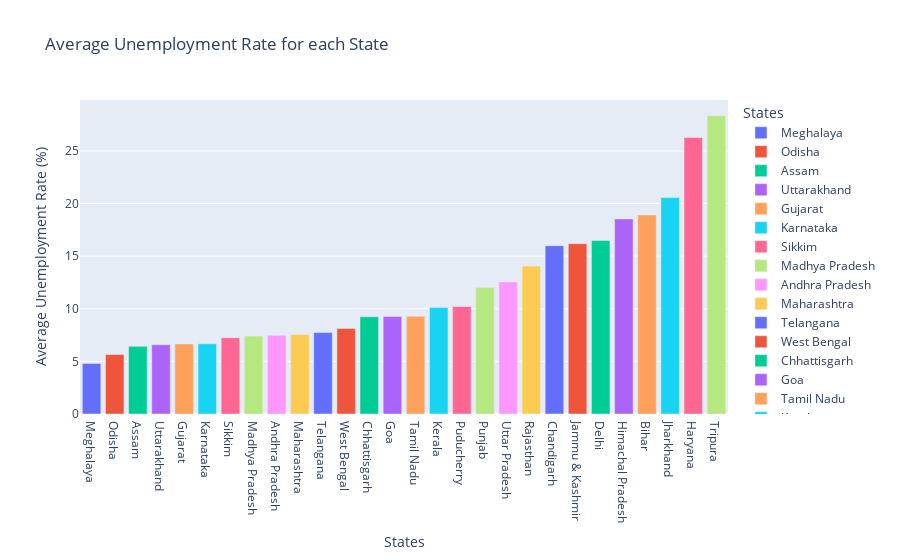

The cell this chart's notebook holds for it:
### Markdown cell above
Overall unemployment rate was high for :-

   - Tripura
   - Haryana
   - Jharkhand
   - Bihar

Overall Lowest unemployment rate was for :-

- Meghalaya
- Odisha
- Assam
- Utarakhand

### Code cell
# Bar plot of average of Unemployment rate by states

df_unemp = df[['Est_Unemp_Rate' , 'States']].groupby('States').mean().reset_index().sort_values('Est_Unemp_Rate')

fig2 = px.bar(df_unemp , x='States' , y='Est_Unemp_Rate' , color='States',
              labels={'States':'States',
                      'Est_Unemp_Rate':'Average Unemployment Rate (%)'},
                      title="Average Unemployment Rate for each State")
fig2.show()

### Figure 1 — Plotly figure (JSON) as saved in the notebook; plotly's stock layout.template omitted (floating-point values rounded to 4 significant figures)
{"data": [{"alignmentgroup": "True", "hovertemplate": "States=%{x}<br>Average Unemployment Rate (%)=%{y}<extra></extra>", "legendgroup": "Meghalaya", "marker": {"color": "#636efa", "pattern": {"shape": ""}}, "name": "Meghalaya", "offsetgroup": "Meghalaya", "orientation": "v", "showlegend": true, "textposition": "auto", "type": "bar", "x": ["Meghalaya"], "xaxis": "x", "y": [4.799], "yaxis": "y"}, {"alignmentgroup": "True", "hovertemplate": "States=%{x}<br>Average Unemployment Rate (%)=%{y}<extra></extra>", "legendgroup": "Odisha", "marker": {"color": "#EF553B", "pattern": {"shape": ""}}, "name": "Odisha", "offsetgroup": "Odisha", "orientation": "v", "showlegend": true, "textposition": "auto", "type": "bar", "x": ["Odisha"], "xaxis": "x", "y": [5.658], "yaxis": "y"}, {"alignmentgroup": "True", "hovertemplate": "States=%{x}<br>Average Unemployment Rate (%)=%{y}<extra></extra>", "legendgroup": "Assam", "marker": {"color": "#00cc96", "pattern": {"shape": ""}}, "name": "Assam", "offsetgroup": "Assam", "orientation": "v", "showlegend": true, "textposition": "auto", "type": "bar", "x": ["Assam"], "xaxis": "x", "y": [6.428], "yaxis": "y"}, {"alignmentgroup": "True", "hovertemplate": "States=%{x}<br>Average Unemployment Rate (%)=%{y}<extra></extra>", "legendgroup": "Uttarakhand", "marker": {"color": "#ab63fa", "pattern": {"shape": ""}}, "name": "Uttarakhand", "offsetgroup": "Uttarakhand", "orientation": "v", "showlegend": true, "textposition": "auto", "type": "bar", "x": ["Uttarakhand"], "xaxis": "x", "y": [6.583], "yaxis": "y"}, {"alignmentgroup": "True", "hovertemplate": "States=%{x}<br>Average Unemployment Rate (%)=%{y}<extra></extra>", "legendgroup": "Gujarat", "marker": {"color": "#FFA15A", "pattern": {"shape": ""}}, "name": "Gujarat", "offsetgroup": "Gujarat", "orientation": "v", "showlegend": true, "textposition": "auto", "type": "bar", "x": ["Gujarat"], "xaxis": "x", "y": [6.664], "yaxis": "y"}, {"alignmentgroup": "True", "hovertemplate": "States=%{x}<br>Average Unemployment Rate (%)=%{y}<extra></extra>", "legendgroup": "Karnataka", "marker": {"color": "#19d3f3", "pattern": {"shape": ""}}, "name": "Karnataka", "offsetgroup": "Karnataka", "orientation": "v", "showlegend": true, "textposition": "auto", "type": "bar", "x": ["Karnataka"], "xaxis": "x", "y": [6.676], "yaxis": "y"}, {"alignmentgroup": "True", "hovertemplate": "States=%{x}<br>Average Unemployment Rate (%)=%{y}<extra></extra>", "legendgroup": "Sikkim", "marker": {"color": "#FF6692", "pattern": {"shape": ""}}, "name": "Sikkim", "offsetgroup": "Sikkim", "orientation": "v", "showlegend": true, "textposition": "auto", "type": "bar", "x": ["Sikkim"], "xaxis": "x", "y": [7.249], "yaxis": "y"}, {"alignmentgroup": "True", "hovertemplate": "States=%{x}<br>Average Unemployment Rate (%)=%{y}<extra></extra>", "legendgroup": "Madhya Pradesh", "marker": {"color": "#B6E880", "pattern": {"shape": ""}}, "name": "Madhya Pradesh", "offsetgroup": "Madhya Pradesh", "orientation": "v", "showlegend": true, "textposition": "auto", "type": "bar", "x": ["Madhya Pradesh"], "xaxis": "x", "y": [7.406], "yaxis": "y"}, {"alignmentgroup": "True", "hovertemplate": "States=%{x}<br>Average Unemployment Rate (%)=%{y}<extra></extra>", "legendgroup": "Andhra Pradesh", "marker": {"color": "#FF97FF", "pattern": {"shape": ""}}, "name": "Andhra Pradesh", "offsetgroup": "Andhra Pradesh", "orientation": "v", "showlegend": true, "textposition": "auto", "type": "bar", "x": ["Andhra Pradesh"], "xaxis": "x", "y": [7.477], "yaxis": "y"}, {"alignmentgroup": "True", "hovertemplate": "States=%{x}<br>Average Unemployment Rate (%)=%{y}<extra></extra>", "legendgroup": "Maharashtra", "marker": {"color": "#FECB52", "pattern": {"shape": ""}}, "name": "Maharashtra", "offsetgroup": "Maharashtra", "orientation": "v", "showlegend": true, "textposition": "auto", "type": "bar", "x": ["Maharashtra"], "xaxis": "x", "y": [7.558], "yaxis": "y"}, {"alignmentgroup": "True", "hovertemplate": "States=%{x}<br>Average Unemployment Rate (%)=%{y}<extra></extra>", "legendgroup": "Telangana", "marker": {"color": "#636efa", "pattern": {"shape": ""}}, "name": "Telangana", "offsetgroup": "Telangana", "orientation": "v", "showlegend": true, "textposition": "auto", "type": "bar", "x": ["Telangana"], "xaxis": "x", "y": [7.738], "yaxis": "y"}, {"alignmentgroup": "True", "hovertemplate": "States=%{x}<br>Average Unemployment Rate (%)=%{y}<extra></extra>", "legendgroup": "West Bengal", "marker": {"color": "#EF553B", "pattern": {"shape": ""}}, "name": "West Bengal", "offsetgroup": "West Bengal", "orientation": "v", "showlegend": true, "textposition": "auto", "type": "bar", "x": ["West Bengal"], "xaxis": "x", "y": [8.125], "yaxis": "y"}, {"alignmentgroup": "True", "hovertemplate": "States=%{x}<br>Average Unemployment Rate (%)=%{y}<extra></extra>", "legendgroup": "Chhattisgarh", "marker": {"color": "#00cc96", "pattern": {"shape": ""}}, "name": "Chhattisgarh", "offsetgroup": "Chhattisgarh", "orientation": "v", "showlegend": true, "textposition": "auto", "type": "bar", "x": ["Chhattisgarh"], "xaxis": "x", "y": [9.24], "yaxis": "y"}, {"alignmentgroup": "True", "hovertemplate": "States=%{x}<br>Average Unemployment Rate (%)=%{y}<extra></extra>", "legendgroup": "Goa", "marker": {"color": "#ab63fa", "pattern": {"shape": ""}}, "name": "Goa", "offsetgroup": "Goa", "orientation": "v", "showlegend": true, "textposition": "auto", "type": "bar", "x": ["Goa"], "xaxis": "x", "y": [9.274], "yaxis": "y"}, {"alignmentgroup": "True", "hovertemplate": "States=%{x}<br>Average Unemployment Rate (%)=%{y}<extra></extra>", "legendgroup": "Tamil Nadu", "marker": {"color": "#FFA15A", "pattern": {"shape": ""}}, "name": "Tamil Nadu", "offsetgroup": "Tamil Nadu", "orientation": "v", "showlegend": true, "textposition": "auto", "type": "bar", "x": ["Tamil Nadu"], "xaxis": "x", "y": [9.284], "yaxis": "y"}, {"alignmentgroup": "True", "hovertemplate": "States=%{x}<br>Average Unemployment Rate (%)=%{y}<extra></extra>", "legendgroup": "Kerala", "marker": {"color": "#19d3f3", "pattern": {"shape": ""}}, "name": "Kerala", "offsetgroup": "Kerala", "orientation": "v", "showlegend": true, "textposition": "auto", "type": "bar", "x": ["Kerala"], "xaxis": "x", "y": [10.12], "yaxis": "y"}, {"alignmentgroup": "True", "hovertemplate": "States=%{x}<br>Average Unemployment Rate (%)=%{y}<extra></extra>", "legendgroup": "Puducherry", "marker": {"color": "#FF6692", "pattern": {"shape": ""}}, "name": "Puducherry", "offsetgroup": "Puducherry", "orientation": "v", "showlegend": true, "textposition": "auto", "type": "bar", "x": ["Puducherry"], "xaxis": "x", "y": [10.22], "yaxis": "y"}, {"alignmentgroup": "True", "hovertemplate": "States=%{x}<br>Average Unemployment Rate (%)=%{y}<extra></extra>", "legendgroup": "Punjab", "marker": {"color": "#B6E880", "pattern": {"shape": ""}}, "name": "Punjab", "offsetgroup": "Punjab", "orientation": "v", "showlegend": true, "textposition": "auto", "type": "bar", "x": ["Punjab"], "xaxis": "x", "y": [12.03], "yaxis": "y"}, {"alignmentgroup": "True", "hovertemplate": "States=%{x}<br>Average Unemployment Rate (%)=%{y}<extra></extra>", "legendgroup": "Uttar Pradesh", "marker": {"color": "#FF97FF", "pattern": {"shape": ""}}, "name": "Uttar Pradesh", "offsetgroup": "Uttar Pradesh", "orientation": "v", "showlegend": true, "textposition": "auto", "type": "bar", "x": ["Uttar Pradesh"], "xaxis": "x", "y": [12.55], "yaxis": "y"}, {"alignmentgroup": "True", "hovertemplate": "States=%{x}<br>Average Unemployment Rate (%)=%{y}<extra></extra>", "legendgroup": "Rajasthan", "marker": {"color": "#FECB52", "pattern": {"shape": ""}}, "name": "Rajasthan", "offsetgroup": "Rajasthan", "orientation": "v", "showlegend": true, "textposition": "auto", "type": "bar", "x": ["Rajasthan"], "xaxis": "x", "y": [14.06], "yaxis": "y"}, {"alignmentgroup": "True", "hovertemplate": "States=%{x}<br>Average Unemployment Rate (%)=%{y}<extra></extra>", "legendgroup": "Chandigarh", "marker": {"color": "#636efa", "pattern": {"shape": ""}}, "name": "Chandigarh", "offsetgroup": "Chandigarh", "orientation": "v", "showlegend": true, "textposition": "auto", "type": "bar", "x": ["Chandigarh"], "xaxis": "x", "y": [15.99], "yaxis": "y"}, {"alignmentgroup": "True", "hovertemplate": "States=%{x}<br>Average Unemployment Rate (%)=%{y}<extra></extra>", "legendgroup": "Jammu & Kashmir", "marker": {"color": "#EF553B", "pattern": {"shape": ""}}, "name": "Jammu & Kashmir", "offsetgroup": "Jammu & Kashmir", "orientation": "v", "showlegend": true, "textposition": "auto", "type": "bar", "x": ["Jammu & Kashmir"], "xaxis": "x", "y": [16.19], "yaxis": "y"}, {"alignmentgroup": "True", "hovertemplate": "States=%{x}<br>Average Unemployment Rate (%)=%{y}<extra></extra>", "legendgroup": "Delhi", "marker": {"color": "#00cc96", "pattern": {"shape": ""}}, "name": "Delhi", "offsetgroup": "Delhi", "orientation": "v", "showlegend": true, "textposition": "auto", "type": "bar", "x": ["Delhi"], "xaxis": "x", "y": [16.5], "yaxis": "y"}, {"alignmentgroup": "True", "hovertemplate": "States=%{x}<br>Average Unemployment Rate (%)=%{y}<extra></extra>", "legendgroup": "Himachal Pradesh", "marker": {"color": "#ab63fa", "pattern": {"shape": ""}}, "name": "Himachal Pradesh", "offsetgroup": "Himachal Pradesh", "orientation": "v", "showlegend": true, "textposition": "auto", "type": "bar", "x": ["Himachal Pradesh"], "xaxis": "x", "y": [18.54], "yaxis": "y"}, {"alignmentgroup": "True", "hovertemplate": "States=%{x}<br>Average Unemployment Rate (%)=%{y}<extra></extra>", "legendgroup": "Bihar", "marker": {"color": "#FFA15A", "pattern": {"shape": ""}}, "name": "Bihar", "offsetgroup": "Bihar", "orientation": "v", "showlegend": true, "textposition": "auto", "type": "bar", "x": ["Bihar"], "xaxis": "x", "y": [18.92], "yaxis": "y"}, {"alignmentgroup": "True", "hovertemplate": "States=%{x}<br>Average Unemployment Rate (%)=%{y}<extra></extra>", "legendgroup": "Jharkhand", "marker": {"color": "#19d3f3", "pattern": {"shape": ""}}, "name": "Jharkhand", "offsetgroup": "Jharkhand", "orientation": "v", "showlegend": true, "textposition": "auto", "type": "bar", "x": ["Jharkhand"], "xaxis": "x", "y": [20.59], "yaxis": "y"}, {"alignmentgroup": "True", "hovertemplate": "States=%{x}<br>Average Unemployment Rate (%)=%{y}<extra></extra>", "legendgroup": "Haryana", "marker": {"color": "#FF6692", "pattern": {"shape": ""}}, "name": "Haryana", "offsetgroup": "Haryana", "orientation": "v", "showlegend": true, "textposition": "auto", "type": "bar", "x": ["Haryana"], "xaxis": "x", "y": [26.28], "yaxis": "y"}, {"alignmentgroup": "True", "hovertemplate": "States=%{x}<br>Average Unemployment Rate (%)=%{y}<extra></extra>", "legendgroup": "Tripura", "marker": {"color": "#B6E880", "pattern": {"shape": ""}}, "name": "Tripura", "offsetgroup": "Tripura", "orientation": "v", "showlegend": true, "textposition": "auto", "type": "bar", "x": ["Tripura"], "xaxis": "x", "y": [28.35], "yaxis": "y"}], "layout": {"barmode": "relative", "legend": {"title": {"text": "States"}, "tracegroupgap": 0}, "title": {"text": "Average Unemployment Rate for each State"}, "xaxis": {"anchor": "y", "categoryarray": ["Meghalaya", "Odisha", "Assam", "Uttarakhand", "Gujarat", "Karnataka", "Sikkim", "Madhya Pradesh", "Andhra Pradesh", "Maharashtra", "Telangana", "West Bengal", "Chhattisgarh", "Goa", "Tamil Nadu", "Kerala", "Puducherry", "Punjab", "Uttar Pradesh", "Rajasthan", "Chandigarh", "Jammu & Kashmir", "Delhi", "Himachal Pradesh", "Bihar", "Jharkhand", "Haryana", "Tripura"], "categoryorder": "array", "domain": [0, 1], "title": {"text": "States"}}, "yaxis": {"anchor": "x", "domain": [0, 1], "title": {"text": "Average Unemployment Rate (%)"}}}}
